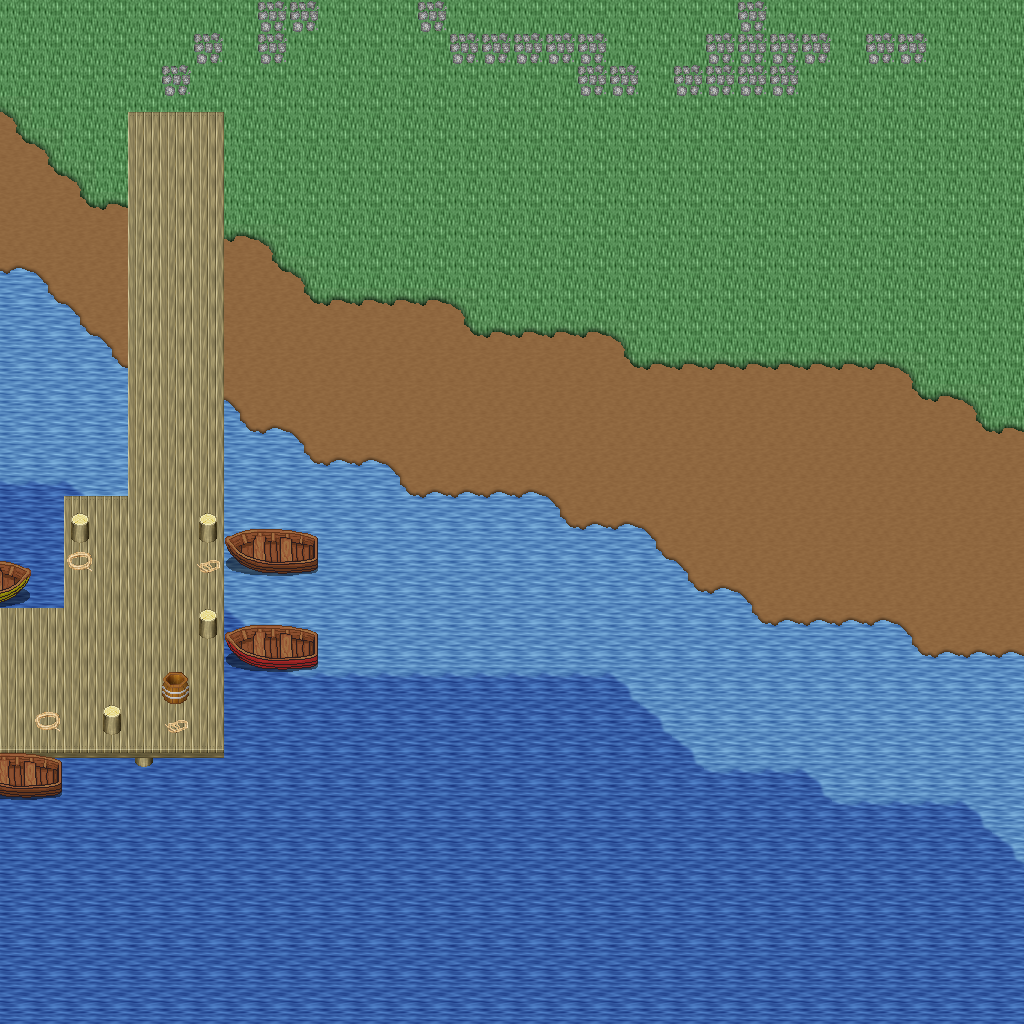

Tiled map render using the project's own tile images. Description and the map definition, with tile-layer contents summarised, below:
An orthogonal 32x32 tile map with 32x32 px tiles, 5 tile layers (Ground, Objects, Objects2, Above, ...), 1 hidden layer not drawn, 21 tilesets.

<map version="1.10" tiledversion="1.11.0" orientation="orthogonal" renderorder="right-down" width="32" height="32" tilewidth="32" tileheight="32" infinite="0" nextlayerid="11" nextobjectid="1">
 <tileset firstgid="1" name="logic_collision" tilewidth="32" tileheight="32" tilecount="1" columns="1">
  <image source="../drawable/logic_collision.png" width="32" height="32" />
 </tileset>
 <tileset firstgid="2" name="ground_ground" tilewidth="32" tileheight="32" tilecount="33" columns="3">
  <image source="../drawable/ground_ground.png" width="96" height="352" />
 </tileset>
 <tileset firstgid="35" name="building_castle" tilewidth="32" tileheight="32" tilecount="320" columns="20">
  <image source="../drawable/building_castle.png" width="640" height="512" />
 </tileset>
 <tileset firstgid="355" name="ground_water_pool" tilewidth="32" tileheight="32" tilecount="72" columns="3">
  <image source="../drawable/ground_water_pool.png" width="96" height="768" />
 </tileset>
 <tileset firstgid="427" name="ground_earth_edges" tilewidth="32" tileheight="32" tilecount="18" columns="6">
  <image source="../drawable/ground_earth_edges.png" width="192" height="96" />
 </tileset>
 <tileset firstgid="445" name="ground_grass_corners" tilewidth="32" tileheight="32" tilecount="24" columns="6">
  <image source="../drawable/ground_grass_corners.png" width="192" height="128" />
 </tileset>
 <tileset firstgid="469" name="ground_grass_edges" tilewidth="32" tileheight="32" tilecount="36" columns="12">
  <image source="../drawable/ground_grass_edges.png" width="384" height="96" />
 </tileset>
 <tileset firstgid="505" name="object_row_boat" tilewidth="32" tileheight="32" tilecount="30" columns="6">
  <image source="../drawable/object_row_boat.png" width="192" height="160" />
 </tileset>
 <tileset firstgid="535" name="item_ropes" tilewidth="32" tileheight="32" tilecount="4" columns="2">
  <image source="../drawable/item_ropes.png" width="64" height="64" />
 </tileset>
 <tileset firstgid="539" name="object_boardwalk" tilewidth="32" tileheight="32" tilecount="36" columns="6">
  <image source="../drawable/object_boardwalk.png" width="192" height="192" />
 </tileset>
 <tileset firstgid="575" name="object_ship" tilewidth="32" tileheight="32" tilecount="368" columns="16">
  <image source="../drawable/object_ship.png" width="512" height="736" />
 </tileset>
 <tileset firstgid="943" name="item_fishing_nets" tilewidth="32" tileheight="32" tilecount="6" columns="3">
  <image source="../drawable/item_fishing_nets.png" width="96" height="64" />
 </tileset>
 <tileset firstgid="949" name="item_fishrods" tilewidth="32" tileheight="32" tilecount="12" columns="4">
  <image source="../drawable/item_fishrods.png" width="128" height="96" />
 </tileset>
 <tileset firstgid="961" name="plant_stump_stump_vertical" tilewidth="32" tileheight="32" tilecount="1" columns="1">
  <image source="../drawable/plant_stump_stump_vertical.png" width="32" height="32" />
 </tileset>
 <tileset firstgid="962" name="item_pot_barrel" tilewidth="32" tileheight="32" tilecount="2" columns="1">
  <image source="../drawable/item_pot_barrel.png" width="32" height="64" />
 </tileset>
 <tileset firstgid="964" name="ground_cobbled_paving" tilewidth="32" tileheight="32" tilecount="1" columns="1">
  <image source="../drawable/ground_cobbled_paving.png" width="32" height="32" />
 </tileset>
 <tileset firstgid="965" name="ground_ladder_vertical_pale" tilewidth="32" tileheight="32" tilecount="5" columns="5">
  <image source="../drawable/ground_ladder_vertical_pale.png" width="160" height="32" />
 </tileset>
 <tileset firstgid="970" name="item_caution_sign" tilewidth="32" tileheight="32" tilecount="1" columns="1">
  <image source="../drawable/item_caution_sign.png" width="32" height="32" />
 </tileset>
 <tileset firstgid="971" name="ground_ridge_earth_dark" tilewidth="32" tileheight="32" tilecount="96" columns="12">
  <image source="../drawable/ground_ridge_earth_dark.png" width="384" height="256" />
 </tileset>
 <tileset firstgid="1067" name="ground_ridge_earth_pale" tilewidth="32" tileheight="32" tilecount="96" columns="12">
  <image source="../drawable/ground_ridge_earth_pale.png" width="384" height="256" />
 </tileset>
 <tileset firstgid="1163" name="plant_tree_tree_darkgreen" tilewidth="32" tileheight="32" tilecount="88" columns="8">
  <image source="../drawable/plant_tree_tree_darkgreen.png" width="256" height="352" />
 </tileset>
 <layer id="1" name="Ground" width="32" height="32">
  <data>[1024 cells, 1024 non-empty, 7 distinct tile ids]</data>
 </layer>
 <layer id="2" name="Objects" width="32" height="32">
  <data>[1024 cells, 136 non-empty, 18 distinct tile ids]</data>
 </layer>
 <layer id="3" name="Objects2" width="32" height="32">
  <data>[1024 cells, 45 non-empty, 14 distinct tile ids]</data>
 </layer>
 <layer id="4" name="Above" width="32" height="32">
  <data>[1024 cells, 0 non-empty, 0 distinct tile ids]</data>
 </layer>
 <layer id="5" name="Above2" width="32" height="32">
  <data>[1024 cells, 0 non-empty, 0 distinct tile ids]</data>
 </layer>
 <layer id="6" name="Walkable" width="32" height="32" visible="0">
  <data>[1024 cells, 320 non-empty, 1 distinct tile ids]</data>
 </layer>
 <objectgroup id="7" name="Mapevents" />
 <objectgroup id="8" name="Spawn" />
 <objectgroup id="9" name="Keys" />
 <objectgroup id="10" name="Replace" />
</map>
